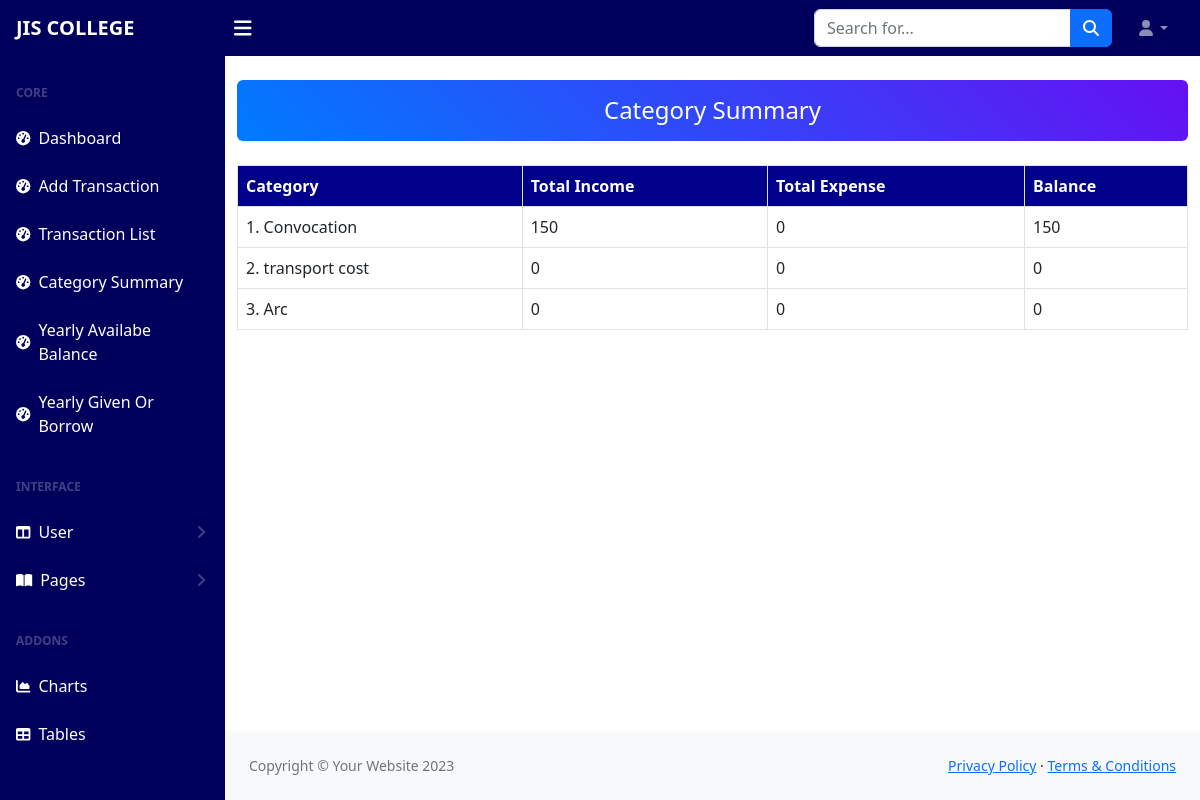
The page /category-summary/ on the database as committed earlier.
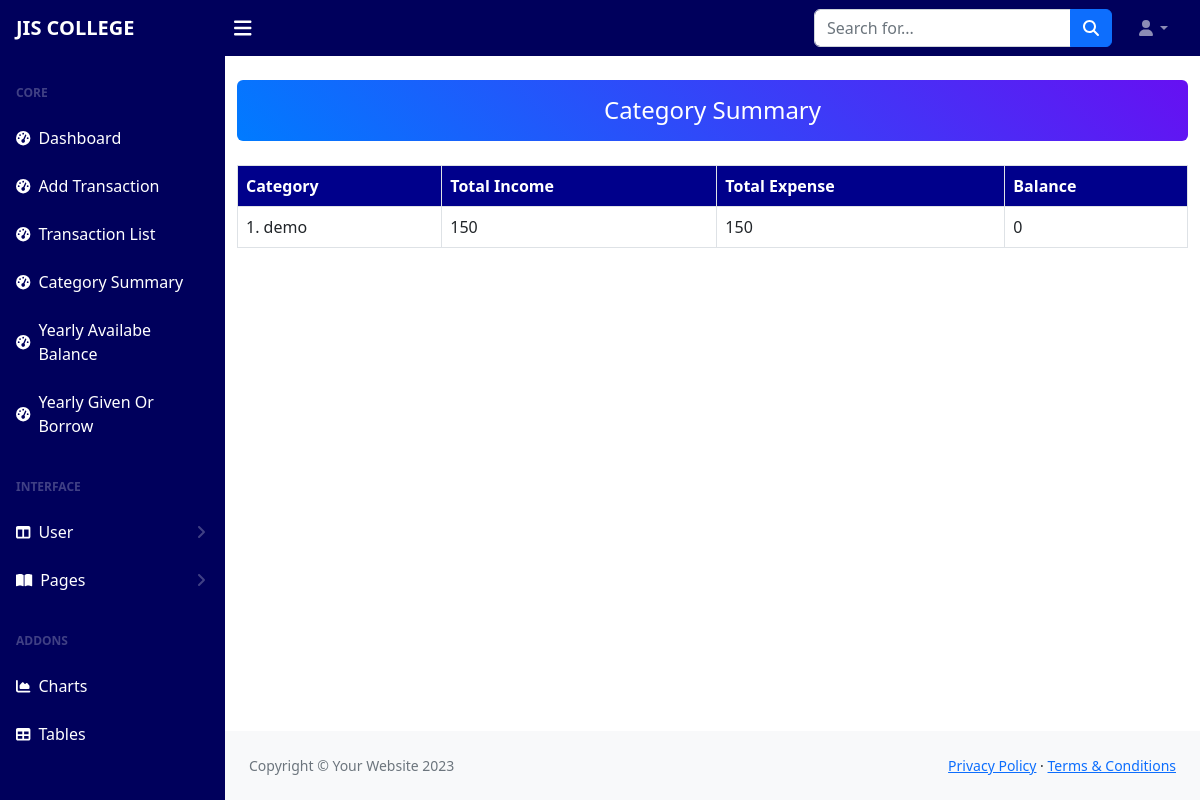
The same page on the database as committed later.
### account/models.py (models this page shows, shortened)
class TransactionCategory(models.Model):
    name = models.CharField(max_length=255, unique=True)
    description = models.TextField(blank=True, null=True)

### account/views.py (the view)
# urls.py: path('category-summary/', category_summary, name='category_summary'),
def category_summary(request):
    categories = TransactionCategory.objects.all()  # Fetch all categories
    category_data = []
    for category in categories:
        total_income = Transaction.objects.filter(
            category=category, transaction_type='income'
        ).aggregate(total=Sum('price'))['total'] or 0
        total_expense = Transaction.objects.filter(
            category=category, transaction_type='expense'
        ).aggregate(total=Sum('price'))['total'] or 0
        balance = total_income - total_expense
        category_data.append({
            'category': category.name,
            'total_income': total_income,
            'total_expense': total_expense,
            'balance': balance,
        })
    return render(request, 'transactions/category_summary.html', {'category_data': category_data})

### templates/transactions/category_summary.html (shortened to what this page needs)
{% extends 'base.html' %}
{% block content %}
<div class="container mt-4">
    <h4 class="text-center mb-4 text-white p-3 rounded" style="background: linear-gradient(45deg, #007bff, #6610f2);">
        Category Summary
    </h4>
    <table class="table table-bordered">
        <thead style="background-color: darkblue; color: white;">
            <tr>
                <th>Category</th>
                <th>Total Income</th>
                <th>Total Expense</th>
                <th>Balance</th>
            </tr>
        </thead>
        <tbody>
            {% for data in category_data %}
            <tr>
                <td>
                    <a href="{% url 'category_transactions' data.category %}" style="text-decoration: none; color: inherit;">
                        {{ forloop.counter }}.   {{ data.category }}
                    </a>
                </td>
                <td>{{ data.total_income }}</td>
                <td>{{ data.total_expense }}</td>
                <td>{{ data.balance }}</td>
            </tr>
            {% endfor %}
        </tbody>
    </table>
</div>
{% endblock content %}

Rows that differ between the two databases and show on the page:
removed TransactionCategory: category "transport cost"
removed TransactionCategory: category "Arc"
changed TransactionCategory: name "Convocation" → "demo" (drawn)
Other text that changed with them:
new list line: "1 . 150 150 0"
new list line: "demo"
list line gone: "1 . 150 0 150"
list line gone: "Convocation"
list line gone: "2 . 0 0 0"
list line gone: "3 . 0 0 0"
